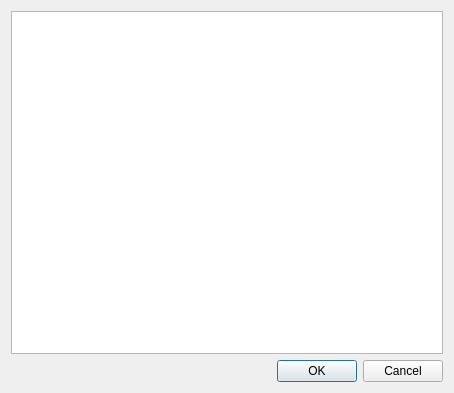
<?xml version="1.0" encoding="UTF-8"?>
<ui version="4.0">
 <class>TRANS_DATABASE</class>
 <widget class="QDialog" name="TRANS_DATABASE">
  <property name="geometry">
   <rect>
    <x>0</x>
    <y>0</y>
    <width>454</width>
    <height>393</height>
   </rect>
  </property>
  <property name="windowTitle">
   <string>Dialog</string>
  </property>
  <layout class="QGridLayout" name="gridLayout">
   <item row="1" column="0">
    <widget class="QDialogButtonBox" name="buttonBox">
     <property name="orientation">
      <enum>Qt::Horizontal</enum>
     </property>
     <property name="standardButtons">
      <set>QDialogButtonBox::Cancel|QDialogButtonBox::Ok</set>
     </property>
    </widget>
   </item>
   <item row="0" column="0">
    <widget class="TableView" name="tableView">
     <property name="selectionBehavior">
      <enum>QAbstractItemView::SelectRows</enum>
     </property>
    </widget>
   </item>
  </layout>
  <action name="insertRowAction">
   <property name="enabled">
    <bool>false</bool>
   </property>
   <property name="text">
    <string>&amp;Insert Row</string>
   </property>
   <property name="statusTip">
    <string>Inserts a new Row</string>
   </property>
  </action>
  <action name="deleteRowAction">
   <property name="enabled">
    <bool>false</bool>
   </property>
   <property name="text">
    <string>&amp;Delete Row</string>
   </property>
   <property name="statusTip">
    <string>Deletes the current Row</string>
   </property>
  </action>
  <action name="fieldStrategyAction">
   <property name="checkable">
    <bool>true</bool>
   </property>
   <property name="text">
    <string>Submit on &amp;Field Change</string>
   </property>
   <property name="toolTip">
    <string>Commit on Field Change</string>
   </property>
  </action>
  <action name="rowStrategyAction">
   <property name="checkable">
    <bool>true</bool>
   </property>
   <property name="text">
    <string>Submit on &amp;Row Change</string>
   </property>
   <property name="toolTip">
    <string>Commit on Row Change</string>
   </property>
  </action>
  <action name="manualStrategyAction">
   <property name="checkable">
    <bool>true</bool>
   </property>
   <property name="text">
    <string>Submit &amp;Manually</string>
   </property>
   <property name="toolTip">
    <string>Commit Manually</string>
   </property>
  </action>
  <action name="submitAction">
   <property name="text">
    <string>&amp;Submit All</string>
   </property>
   <property name="toolTip">
    <string>Submit Changes</string>
   </property>
  </action>
  <action name="revertAction">
   <property name="text">
    <string>&amp;Revert All</string>
   </property>
   <property name="toolTip">
    <string>Revert</string>
   </property>
  </action>
  <action name="selectAction">
   <property name="text">
    <string>S&amp;elect</string>
   </property>
   <property name="toolTip">
    <string>Refresh Data from Database</string>
   </property>
  </action>
 </widget>
 <customwidgets>
  <customwidget>
   <class>TableView</class>
   <extends>QTableView</extends>
   <header>tableview.h</header>
  </customwidget>
 </customwidgets>
 <resources/>
 <connections>
  <connection>
   <sender>buttonBox</sender>
   <signal>accepted()</signal>
   <receiver>TRANS_DATABASE</receiver>
   <slot>accept()</slot>
   <hints>
    <hint type="sourcelabel">
     <x>248</x>
     <y>254</y>
    </hint>
    <hint type="destinationlabel">
     <x>157</x>
     <y>274</y>
    </hint>
   </hints>
  </connection>
  <connection>
   <sender>buttonBox</sender>
   <signal>rejected()</signal>
   <receiver>TRANS_DATABASE</receiver>
   <slot>reject()</slot>
   <hints>
    <hint type="sourcelabel">
     <x>316</x>
     <y>260</y>
    </hint>
    <hint type="destinationlabel">
     <x>286</x>
     <y>274</y>
    </hint>
   </hints>
  </connection>
 </connections>
</ui>
